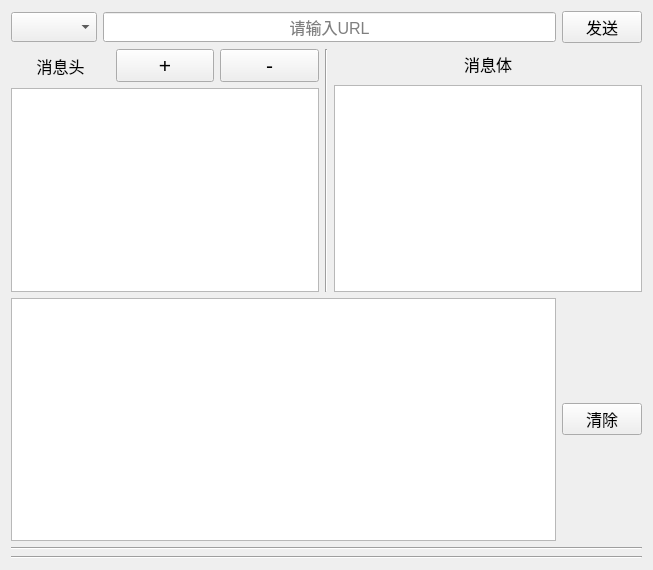
<?xml version="1.0" encoding="UTF-8"?>
<ui version="4.0">
 <class>Form</class>
 <widget class="QWidget" name="Form">
  <property name="geometry">
   <rect>
    <x>0</x>
    <y>0</y>
    <width>653</width>
    <height>570</height>
   </rect>
  </property>
  <property name="font">
   <font>
    <pointsize>12</pointsize>
   </font>
  </property>
  <property name="windowTitle">
   <string>Form</string>
  </property>
  <layout class="QVBoxLayout" name="verticalLayout_3">
   <item>
    <layout class="QHBoxLayout" name="horizontalLayout">
     <item>
      <widget class="QComboBox" name="comboBox">
       <property name="minimumSize">
        <size>
         <width>0</width>
         <height>30</height>
        </size>
       </property>
       <property name="font">
        <font>
         <pointsize>12</pointsize>
        </font>
       </property>
      </widget>
     </item>
     <item>
      <widget class="QLineEdit" name="url_line">
       <property name="minimumSize">
        <size>
         <width>0</width>
         <height>30</height>
        </size>
       </property>
       <property name="inputMask">
        <string/>
       </property>
       <property name="text">
        <string/>
       </property>
       <property name="alignment">
        <set>Qt::AlignCenter</set>
       </property>
       <property name="placeholderText">
        <string>请输入URL</string>
       </property>
      </widget>
     </item>
     <item>
      <widget class="QPushButton" name="submit_button">
       <property name="minimumSize">
        <size>
         <width>0</width>
         <height>30</height>
        </size>
       </property>
       <property name="font">
        <font>
         <pointsize>12</pointsize>
        </font>
       </property>
       <property name="text">
        <string>发送</string>
       </property>
      </widget>
     </item>
    </layout>
   </item>
   <item>
    <layout class="QHBoxLayout" name="horizontalLayout_4">
     <item>
      <layout class="QVBoxLayout" name="verticalLayout_2">
       <item>
        <layout class="QHBoxLayout" name="horizontalLayout_2">
         <item>
          <widget class="QLabel" name="label_mess_head">
           <property name="sizePolicy">
            <sizepolicy hsizetype="Preferred" vsizetype="Preferred">
             <horstretch>0</horstretch>
             <verstretch>0</verstretch>
            </sizepolicy>
           </property>
           <property name="minimumSize">
            <size>
             <width>0</width>
             <height>30</height>
            </size>
           </property>
           <property name="text">
            <string>消息头</string>
           </property>
           <property name="alignment">
            <set>Qt::AlignCenter</set>
           </property>
          </widget>
         </item>
         <item>
          <widget class="QPushButton" name="add_head">
           <property name="font">
            <font>
             <pointsize>16</pointsize>
            </font>
           </property>
           <property name="text">
            <string>+</string>
           </property>
          </widget>
         </item>
         <item>
          <widget class="QPushButton" name="rem_head">
           <property name="font">
            <font>
             <pointsize>16</pointsize>
            </font>
           </property>
           <property name="text">
            <string>-</string>
           </property>
          </widget>
         </item>
        </layout>
       </item>
       <item>
        <widget class="QTableWidget" name="head_table">
         <property name="minimumSize">
          <size>
           <width>302</width>
           <height>168</height>
          </size>
         </property>
         <property name="sortingEnabled">
          <bool>false</bool>
         </property>
         <property name="rowCount">
          <number>0</number>
         </property>
         <property name="columnCount">
          <number>2</number>
         </property>
         <attribute name="horizontalHeaderVisible">
          <bool>false</bool>
         </attribute>
         <attribute name="horizontalHeaderCascadingSectionResizes">
          <bool>true</bool>
         </attribute>
         <attribute name="horizontalHeaderMinimumSectionSize">
          <number>60</number>
         </attribute>
         <attribute name="horizontalHeaderDefaultSectionSize">
          <number>150</number>
         </attribute>
         <attribute name="verticalHeaderMinimumSectionSize">
          <number>30</number>
         </attribute>
         <column>
          <property name="text">
           <string>名称</string>
          </property>
         </column>
         <column>
          <property name="text">
           <string>值</string>
          </property>
         </column>
        </widget>
       </item>
      </layout>
     </item>
     <item>
      <widget class="Line" name="line_3">
       <property name="orientation">
        <enum>Qt::Vertical</enum>
       </property>
      </widget>
     </item>
     <item>
      <layout class="QVBoxLayout" name="verticalLayout">
       <item>
        <widget class="QLabel" name="label_mess_body">
         <property name="minimumSize">
          <size>
           <width>0</width>
           <height>30</height>
          </size>
         </property>
         <property name="font">
          <font>
           <pointsize>12</pointsize>
          </font>
         </property>
         <property name="text">
          <string>消息体</string>
         </property>
         <property name="alignment">
          <set>Qt::AlignCenter</set>
         </property>
        </widget>
       </item>
       <item>
        <widget class="QPlainTextEdit" name="plainTextEdit">
         <property name="minimumSize">
          <size>
           <width>200</width>
           <height>0</height>
          </size>
         </property>
        </widget>
       </item>
      </layout>
     </item>
    </layout>
   </item>
   <item>
    <layout class="QHBoxLayout" name="horizontalLayout_3">
     <item>
      <widget class="QPlainTextEdit" name="plainTextEdit_2">
       <property name="minimumSize">
        <size>
         <width>0</width>
         <height>240</height>
        </size>
       </property>
      </widget>
     </item>
     <item>
      <widget class="QPushButton" name="clear_info">
       <property name="sizePolicy">
        <sizepolicy hsizetype="Minimum" vsizetype="Fixed">
         <horstretch>0</horstretch>
         <verstretch>0</verstretch>
        </sizepolicy>
       </property>
       <property name="font">
        <font>
         <pointsize>12</pointsize>
        </font>
       </property>
       <property name="text">
        <string>清除</string>
       </property>
      </widget>
     </item>
    </layout>
   </item>
   <item>
    <widget class="Line" name="line">
     <property name="orientation">
      <enum>Qt::Horizontal</enum>
     </property>
    </widget>
   </item>
   <item>
    <widget class="Line" name="line_2">
     <property name="orientation">
      <enum>Qt::Horizontal</enum>
     </property>
    </widget>
   </item>
  </layout>
 </widget>
 <resources/>
 <connections/>
</ui>
